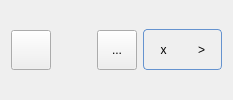
     <widget class="QFrame" name="frame_2">
      <property name="styleSheet">
       <string notr="true">
</string>
      </property>
      <property name="frameShape">
       <enum>QFrame::NoFrame</enum>
      </property>
      <property name="frameShadow">
       <enum>QFrame::Raised</enum>
      </property>
      <layout class="QHBoxLayout" name="horizontalLayout">
       <item>
        <widget class="QPushButton" name="pushButton_2">
         <property name="minimumSize">
          <size>
           <width>40</width>
           <height>40</height>
          </size>
         </property>
         <property name="styleSheet">
          <string notr="true"/>
         </property>
         <property name="text">
          <string/>
         </property>
         <property name="icon">
          <iconset resource="res.qrc">
           <normaloff>:/img/branch-open.png</normaloff>:/img/branch-open.png</iconset>
         </property>
        </widget>
       </item>
       <item>
        <spacer name="horizontalSpacer">
         <property name="orientation">
          <enum>Qt::Horizontal</enum>
         </property>
         <property name="sizeHint" stdset="0">
          <size>
           <width>40</width>
           <height>20</height>
          </size>
         </property>
        </spacer>
       </item>
       <item>
        <widget class="QToolButton" name="settingsbtn">
         <property name="minimumSize">
          <size>
           <width>40</width>
           <height>40</height>
          </size>
         </property>
         <property name="maximumSize">
          <size>
           <width>40</width>
           <height>40</height>
          </size>
         </property>
         <property name="text">
          <string notr="true">...</string>
         </property>
         <property name="icon">
          <iconset resource="res.qrc">
           <normaloff>:/img/properties.png</normaloff>:/img/properties.png</iconset>
         </property>
        </widget>
       </item>
       <item>
        <widget class="QFrame" name="frame_5">
         <property name="minimumSize">
          <size>
           <width>77</width>
           <height>39</height>
          </size>
         </property>
         <property name="maximumSize">
          <size>
           <width>80</width>
           <height>41</height>
          </size>
         </property>
         <property name="styleSheet">
          <string notr="true">QFrame
{
border: 1px solid #6593cf;
border-radius: 4px;
background: qlineargradient(x1 : 0, y1 : 0, x2 : 0, y2 :   1, stop :   0.0 #f5f9ff,
		stop :   0.5 #c7dfff, stop :   0.55 #afd2ff, stop :   1.0 #c0dbff);
	color: #006aff;
	padding: 0px 0px 0px 0px;
}</string>
         </property>
         <property name="frameShape">
          <enum>QFrame::StyledPanel</enum>
         </property>
         <property name="frameShadow">
          <enum>QFrame::Raised</enum>
         </property>
         <property name="lineWidth">
          <number>0</number>
         </property>
         <layout class="QHBoxLayout" name="horizontalLayout_6">
          <property name="spacing">
           <number>1</number>
          </property>
          <property name="leftMargin">
           <number>1</number>
          </property>
          <property name="topMargin">
           <number>1</number>
          </property>
          <property name="rightMargin">
           <number>1</number>
          </property>
          <property name="bottomMargin">
           <number>1</number>
          </property>
          <item>
           <widget class="QPushButton" name="exitbtn">
            <property name="minimumSize">
             <size>
              <width>37</width>
              <height>37</height>
             </size>
            </property>
            <property name="maximumSize">
             <size>
              <width>37</width>
              <height>37</height>
             </size>
            </property>
            <property name="sizeIncrement">
             <size>
              <width>0</width>
              <height>0</height>
             </size>
            </property>
            <property name="styleSheet">
             <string notr="true">border:none;
border-radius:0px;</string>
            </property>
            <property name="text">
             <string>x</string>
            </property>
           </widget>
          </item>
          <item>
           <widget class="QPushButton" name="logoutbtn">
            <property name="minimumSize">
             <size>
              <width>37</width>
              <height>37</height>
             </size>
            </property>
            <property name="maximumSize">
             <size>
              <width>37</width>
              <height>37</height>
             </size>
            </property>
            <property name="styleSheet">
             <string notr="true">font: italic 8pt &quot;Arial&quot;;
border:none;
border-radius:0px;</string>
            </property>
            <property name="text">
             <string notr="true">&gt;</string>
            </property>
           </widget>
          </item>
         </layout>
        </widget>
       </item>
      </layout>
     </widget>
